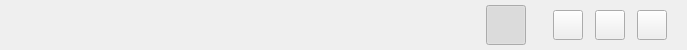
<?xml version="1.0" encoding="UTF-8"?>
<ui version="4.0">
 <class>MainMenu</class>
 <widget class="QWidget" name="MainMenu">
  <property name="geometry">
   <rect>
    <x>0</x>
    <y>0</y>
    <width>687</width>
    <height>50</height>
   </rect>
  </property>
  <property name="windowTitle">
   <string/>
  </property>
  <property name="styleSheet">
   <string notr="true"/>
  </property>
  <layout class="QHBoxLayout" name="horizontalLayout_4">
   <property name="spacing">
    <number>0</number>
   </property>
   <property name="leftMargin">
    <number>0</number>
   </property>
   <property name="topMargin">
    <number>0</number>
   </property>
   <property name="rightMargin">
    <number>20</number>
   </property>
   <property name="bottomMargin">
    <number>0</number>
   </property>
   <item>
    <widget class="QWidget" name="widget_logo" native="true">
     <property name="styleSheet">
      <string notr="true"/>
     </property>
     <layout class="QHBoxLayout" name="horizontalLayout_2">
      <property name="spacing">
       <number>0</number>
      </property>
      <property name="leftMargin">
       <number>0</number>
      </property>
      <property name="topMargin">
       <number>0</number>
      </property>
      <property name="rightMargin">
       <number>0</number>
      </property>
      <property name="bottomMargin">
       <number>0</number>
      </property>
      <item>
       <spacer name="horizontalSpacer">
        <property name="orientation">
         <enum>Qt::Horizontal</enum>
        </property>
        <property name="sizeType">
         <enum>QSizePolicy::Fixed</enum>
        </property>
        <property name="sizeHint" stdset="0">
         <size>
          <width>20</width>
          <height>20</height>
         </size>
        </property>
       </spacer>
      </item>
      <item>
       <widget class="QLabel" name="label_logo">
        <property name="sizePolicy">
         <sizepolicy hsizetype="Fixed" vsizetype="Preferred">
          <horstretch>0</horstretch>
          <verstretch>0</verstretch>
         </sizepolicy>
        </property>
        <property name="minimumSize">
         <size>
          <width>266</width>
          <height>50</height>
         </size>
        </property>
        <property name="text">
         <string/>
        </property>
        <property name="alignment">
         <set>Qt::AlignLeading|Qt::AlignLeft|Qt::AlignVCenter</set>
        </property>
       </widget>
      </item>
     </layout>
    </widget>
   </item>
   <item>
    <widget class="QWidget" name="widget_mainMenu" native="true">
     <property name="sizePolicy">
      <sizepolicy hsizetype="Preferred" vsizetype="Preferred">
       <horstretch>0</horstretch>
       <verstretch>0</verstretch>
      </sizepolicy>
     </property>
     <property name="styleSheet">
      <string notr="true"/>
     </property>
     <layout class="QHBoxLayout" name="horizontalLayout">
      <property name="spacing">
       <number>0</number>
      </property>
      <property name="leftMargin">
       <number>0</number>
      </property>
      <property name="topMargin">
       <number>0</number>
      </property>
      <property name="rightMargin">
       <number>0</number>
      </property>
      <property name="bottomMargin">
       <number>0</number>
      </property>
     </layout>
    </widget>
   </item>
   <item>
    <spacer name="horizontalSpacer_2">
     <property name="orientation">
      <enum>Qt::Horizontal</enum>
     </property>
     <property name="sizeType">
      <enum>QSizePolicy::Expanding</enum>
     </property>
     <property name="sizeHint" stdset="0">
      <size>
       <width>50</width>
       <height>34</height>
      </size>
     </property>
    </spacer>
   </item>
   <item>
    <layout class="QHBoxLayout" name="horizontalLayout_3">
     <property name="spacing">
      <number>12</number>
     </property>
     <item>
      <widget class="QPushButton" name="pushButton_language">
       <property name="sizePolicy">
        <sizepolicy hsizetype="Fixed" vsizetype="Fixed">
         <horstretch>0</horstretch>
         <verstretch>0</verstretch>
        </sizepolicy>
       </property>
       <property name="minimumSize">
        <size>
         <width>0</width>
         <height>0</height>
        </size>
       </property>
       <property name="maximumSize">
        <size>
         <width>40</width>
         <height>40</height>
        </size>
       </property>
       <property name="focusPolicy">
        <enum>Qt::NoFocus</enum>
       </property>
       <property name="text">
        <string/>
       </property>
       <property name="icon">
        <iconset>
         <activeoff>:/theme/icon/language-zh.png</activeoff>
         <activeon>:/theme/icon/language-en.png</activeon>
        </iconset>
       </property>
       <property name="iconSize">
        <size>
         <width>44</width>
         <height>44</height>
        </size>
       </property>
       <property name="checkable">
        <bool>true</bool>
       </property>
       <property name="checked">
        <bool>true</bool>
       </property>
      </widget>
     </item>
     <item>
      <spacer name="horizontalSpacer_3">
       <property name="orientation">
        <enum>Qt::Horizontal</enum>
       </property>
       <property name="sizeType">
        <enum>QSizePolicy::Fixed</enum>
       </property>
       <property name="sizeHint" stdset="0">
        <size>
         <width>15</width>
         <height>34</height>
        </size>
       </property>
      </spacer>
     </item>
     <item>
      <widget class="QPushButton" name="pushButton_minimum">
       <property name="enabled">
        <bool>true</bool>
       </property>
       <property name="minimumSize">
        <size>
         <width>0</width>
         <height>0</height>
        </size>
       </property>
       <property name="maximumSize">
        <size>
         <width>30</width>
         <height>30</height>
        </size>
       </property>
       <property name="styleSheet">
        <string notr="true"/>
       </property>
       <property name="text">
        <string/>
       </property>
       <property name="icon">
        <iconset resource="resource.qrc">
         <normaloff>:/theme/icon/minimum.png</normaloff>:/theme/icon/minimum.png</iconset>
       </property>
       <property name="iconSize">
        <size>
         <width>30</width>
         <height>30</height>
        </size>
       </property>
      </widget>
     </item>
     <item>
      <widget class="QPushButton" name="pushButton_maximum">
       <property name="enabled">
        <bool>true</bool>
       </property>
       <property name="minimumSize">
        <size>
         <width>0</width>
         <height>0</height>
        </size>
       </property>
       <property name="maximumSize">
        <size>
         <width>30</width>
         <height>30</height>
        </size>
       </property>
       <property name="styleSheet">
        <string notr="true"/>
       </property>
       <property name="text">
        <string/>
       </property>
       <property name="icon">
        <iconset>
         <activeoff>:/theme/icon/maximum.png</activeoff>
         <activeon>:/theme/icon/normal.png</activeon>
        </iconset>
       </property>
       <property name="iconSize">
        <size>
         <width>30</width>
         <height>30</height>
        </size>
       </property>
       <property name="checkable">
        <bool>true</bool>
       </property>
      </widget>
     </item>
     <item>
      <widget class="QPushButton" name="pushButton_close">
       <property name="enabled">
        <bool>true</bool>
       </property>
       <property name="minimumSize">
        <size>
         <width>0</width>
         <height>0</height>
        </size>
       </property>
       <property name="maximumSize">
        <size>
         <width>30</width>
         <height>30</height>
        </size>
       </property>
       <property name="styleSheet">
        <string notr="true"/>
       </property>
       <property name="text">
        <string/>
       </property>
       <property name="icon">
        <iconset resource="resource.qrc">
         <normaloff>:/theme/icon/close.png</normaloff>:/theme/icon/close.png</iconset>
       </property>
       <property name="iconSize">
        <size>
         <width>30</width>
         <height>30</height>
        </size>
       </property>
      </widget>
     </item>
    </layout>
   </item>
  </layout>
  <action name="action_snapshotSetting">
   <property name="text">
    <string>Snapshot Setting</string>
   </property>
  </action>
  <action name="action_recordingSetting">
   <property name="text">
    <string>Recording Setting</string>
   </property>
  </action>
  <action name="action_ipConfiguration">
   <property name="text">
    <string>IP Configuration</string>
   </property>
  </action>
  <action name="action_about">
   <property name="text">
    <string>About</string>
   </property>
  </action>
  <action name="action_demo">
   <property name="text">
    <string>Demo</string>
   </property>
  </action>
  <action name="action_sdk">
   <property name="text">
    <string>Sdk</string>
   </property>
   <property name="toolTip">
    <string>Sdk</string>
   </property>
  </action>
  <action name="action_log">
   <property name="text">
    <string>Log</string>
   </property>
  </action>
 </widget>
 <resources>
  <include location="resource.qrc"/>
 </resources>
 <connections/>
</ui>
